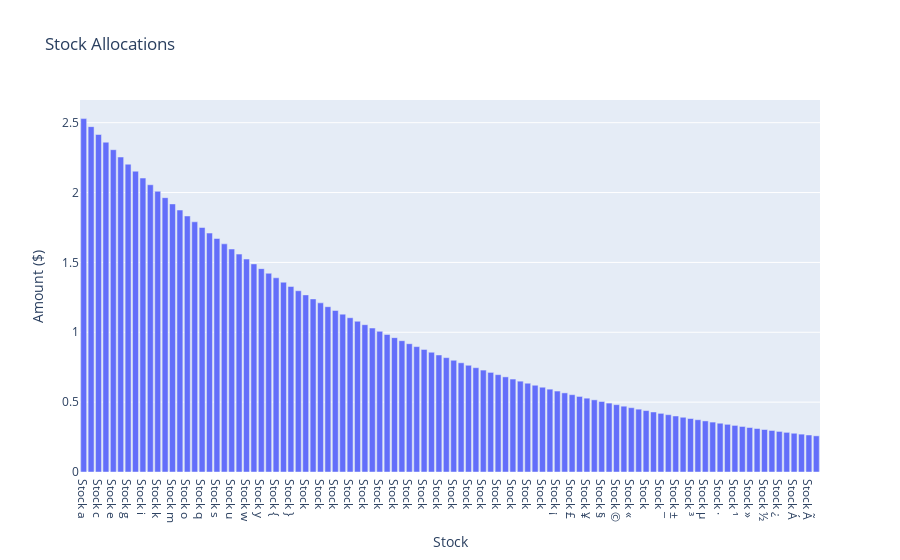

Source (notebook cell):
### Code cell
import plotly.graph_objects as go

def allocate_portfolio(total_money, weights):
    """
    Allocate money to stocks based on given weights.

    Parameters:
    - total_money (float): Total amount of money to be allocated.
    - weights (list): List of weights for each stock.

    Returns:
    - allocations (list): List of money allocations for each stock.
    """
    
    # Normalize the weights
    total_weight = sum(weights)
    normalized_weights = [w / total_weight for w in weights]
    
    # Allocate money based on normalized weights
    allocations = [total_money * nw for nw in normalized_weights]
    
    return allocations

# Define the weights based on a dynamic pattern
initial_value = 100
length = 100  # Number of elements you want in the list

# Adjust the base based on the list length to maintain a consistent distribution
base = 10**(1/length)
weights = [initial_value / (base**i) for i in range(length)]

# Allocate money based on weights
total_money = 100
allocations = allocate_portfolio(total_money, weights)

# Generate stock names dynamically based on length
stocks = ['Stock ' + chr(97 + i) for i in range(length)]

# Plotting the allocations
fig = go.Figure(data=[
    go.Bar(name='Allocations', x=stocks, y=allocations)
])
fig.update_layout(title='Stock Allocations', xaxis_title='Stock', yaxis_title='Amount ($)')
fig.show()

### Figure 1 — Plotly figure (JSON) as saved in the notebook; plotly's stock layout.template omitted (floating-point values rounded to 4 significant figures)
{"data": [{"name": "Allocations", "type": "bar", "x": ["Stock a", "Stock b", "Stock c", "Stock d", "Stock e", "Stock f", "Stock g", "Stock h", "Stock i", "Stock j", "Stock k", "Stock l", "Stock m", "Stock n", "Stock o", "Stock p", "Stock q", "Stock r", "Stock s", "Stock t", "Stock u", "Stock v", "Stock w", "Stock x", "Stock y", "Stock z", "Stock {", "Stock |", "Stock }", "Stock ~", "Stock ", "Stock ", "Stock ", "Stock ", "Stock ", "Stock ", "Stock ", "Stock ", "Stock ", "Stock ", "Stock ", "Stock ", "Stock ", "Stock ", "Stock ", "Stock ", "Stock ", "Stock ", "Stock ", "Stock ", "Stock ", "Stock ", "Stock ", "Stock ", "Stock ", "Stock ", "Stock ", "Stock ", "Stock ", "Stock ", "Stock ", "Stock ", "Stock ", "Stock  ", "Stock ¡", "Stock ¢", "Stock £", "Stock ¤", "Stock ¥", "Stock ¦", "Stock §", "Stock ¨", "Stock ©", "Stock ª", "Stock «", "Stock ¬", "Stock ", "Stock ®", "Stock ¯", "Stock °", "Stock ±", "Stock ²", "Stock ³", "Stock ´", "Stock µ", "Stock ¶", "Stock ·", "Stock ¸", "Stock ¹", "Stock º", "Stock »", "Stock ¼", "Stock ½", "Stock ¾", "Stock ¿", "Stock À", "Stock Á", "Stock Â", "Stock Ã", "Stock Ä"], "y": [2.529, 2.472, 2.415, 2.36, 2.307, 2.254, 2.203, 2.153, 2.104, 2.056, 2.009, 1.963, 1.919, 1.875, 1.832, 1.791, 1.75, 1.71, 1.671, 1.633, 1.596, 1.559, 1.524, 1.489, 1.455, 1.422, 1.39, 1.358, 1.327, 1.297, 1.268, 1.239, 1.211, 1.183, 1.156, 1.13, 1.104, 1.079, 1.054, 1.03, 1.007, 0.984, 0.9616, 0.9397, 0.9183, 0.8974, 0.877, 0.857, 0.8375, 0.8184, 0.7998, 0.7816, 0.7638, 0.7464, 0.7294, 0.7128, 0.6966, 0.6807, 0.6652, 0.6501, 0.6353, 0.6208, 0.6067, 0.5929, 0.5794, 0.5662, 0.5533, 0.5407, 0.5284, 0.5164, 0.5046, 0.4932, 0.4819, 0.471, 0.4602, 0.4498, 0.4395, 0.4295, 0.4197, 0.4102, 0.4009, 0.3917, 0.3828, 0.3741, 0.3656, 0.3573, 0.3491, 0.3412, 0.3334, 0.3258, 0.3184, 0.3112, 0.3041, 0.2972, 0.2904, 0.2838, 0.2773, 0.271, 0.2648, 0.2588]}], "layout": {"title": {"text": "Stock Allocations"}, "xaxis": {"title": {"text": "Stock"}}, "yaxis": {"title": {"text": "Amount ($)"}}}}
